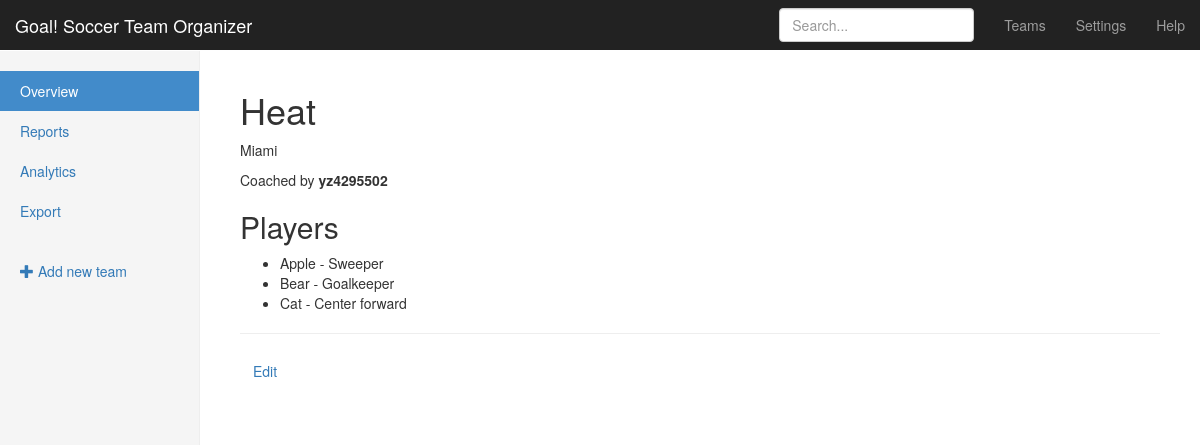
Screenshot of /teams/2/ with the database file from the repository.
### teams/models.py (models this page shows, shortened)
class Team(models.Model):
    name = models.CharField(max_length=255)
    coach = models.ForeignKey(User, related_name='teams')
    practice_location = models.CharField(max_length=255)

class Player(models.Model):
    name = models.CharField(max_length=255)
    age = models.PositiveIntegerField()
    position = models.CharField(choices=POSITIONS, max_length=3)
    team = models.ForeignKey(Team, related_name='players')

### teams/views.py (the view)
# urls.py: url(r'^(?P<pk>\d+)/$', views.TeamDetailView.as_view(), name='detail'),
class TeamDetailView(DetailView, UpdateView):
    fields = ("name", "practice_location", "coach")
    model = models.Team
    template_name = "teams/team_detail.html"

### teams/templates/teams/team_detail.html (shortened to what this page needs)
{% extends "teams/_layout.html" %}
{% block body_content %}
<h1>{{ team.name  }}</h1>
<p class="muted">{{ team.practice_location }}</p>
<p>Coached by <strong>{{ team.coach.get_full_name|default:team.coach }}</strong></p>
<h2>Players</h2>
<ul>
{% for player in team.players.all %}
	<li>{{ player.name }} - {{ player.get_position_display }}</li>
{% endfor %}
</ul>
<hr>
<p>
    <a href="{% url 'teams:update' pk=team.pk %}" class="btn">Edit</a>
</p>
{% endblock %}

### assets/css/goal.css (style rules this page uses)
body { padding-top: 50px; }

### rows the page displays
Team: name "Heat", practice_location "Miami", coach.get_full_name "yz4295502"
Player: name "Apple", position "Sweeper"
Player: name "Bear", position "Goalkeeper"
Player: name "Cat", position "Center forward"
